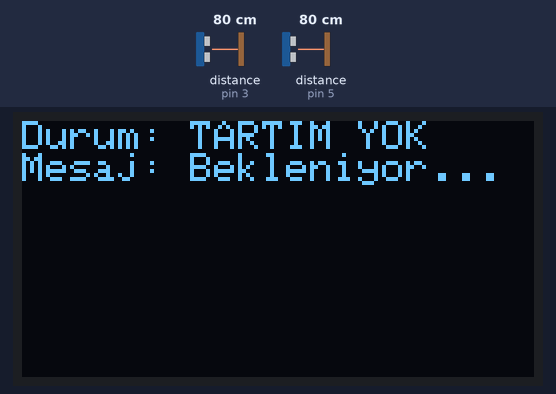
Recording of a sketch running on a simulated Arduino Uno, built with avr-gcc and run on an emulated ATmega328P. Parts: 128×64 one-colour display. Wiring (inferred from the names in the program): 2 × ultrasonic range finder: trigger pin 2, echo pin 3 / trigger pin 4, echo pin 5. The inputs (shaded band) are chosen by the test bench; at power-on: distance to the obstacle (sensors on pin 3, pin 5) 80 cm. The echo pulse lasts 58.3 µs per cm; what the sketch prints to the serial monitor is not drawn.

Above: at 1.2 s.
1.3 s: distance to the obstacle (sensor on pin 3) set to 18 cm
2.8 s: distance to the obstacle (sensor on pin 3) set to 14 cm
At 4.3 s:
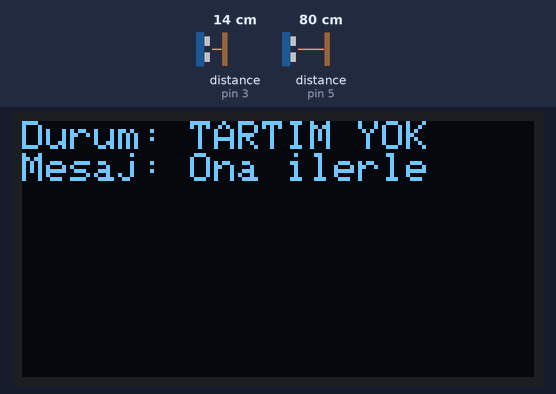
4.6 s: distance to the obstacle (sensor on pin 5) set to 2 cm
At 6.2 s:
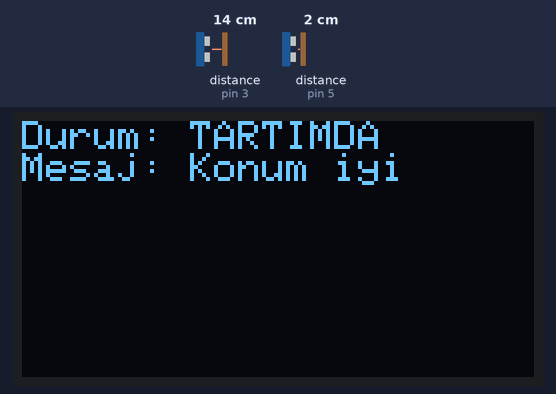
Timing chart, 0 to 7.7 s (numbered marks = the images above; inputs shaded):
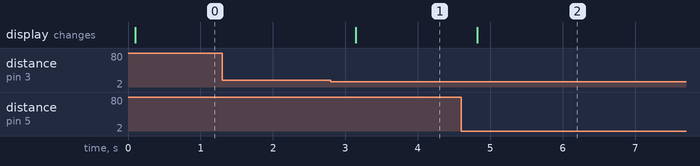

The sketch:

Tartim.ino
```cpp
#include <Wire.h>
#include <Adafruit_GFX.h>
#include <Adafruit_SSD1306.h>

#define OLED_WIDTH 128
#define OLED_HEIGHT 64
Adafruit_SSD1306 display(OLED_WIDTH, OLED_HEIGHT, &Wire, -1);

// HC-SR04 sensör pinleri
#define TRIG_ARKA 2
#define ECHO_ARKA 3
#define TRIG_ON 4
#define ECHO_ON 5

long mesafe_arka = 0;
long mesafe_on = 0;

String durum = "TARTIM YOK";
String mesaj = "Bekleniyor...";
String plaka = "---";
String kg = "---";

bool tartimda = false;
bool tartimBittiGosterildi = false;
unsigned long tartimBittiZaman = 0;

void setup() {
  Serial.begin(9600);
  pinMode(TRIG_ARKA, OUTPUT);
  pinMode(ECHO_ARKA, INPUT);
  pinMode(TRIG_ON, OUTPUT);
  pinMode(ECHO_ON, INPUT);

  display.begin(SSD1306_SWITCHCAPVCC, 0x3C);
  display.clearDisplay();
  display.setTextSize(1);
  display.setTextColor(SSD1306_WHITE);
  display.display();
}

long olc(int trigPin, int echoPin) {
  digitalWrite(trigPin, LOW);
  delayMicroseconds(5);
  digitalWrite(trigPin, HIGH);
  delayMicroseconds(10);
  digitalWrite(trigPin, LOW);
  long sure = pulseIn(echoPin, HIGH, 30000); // 30ms timeout
  if (sure == 0) return 999;
  return sure * 0.034 / 2;
}

void ekranaYaz() {
  display.clearDisplay();
  display.setCursor(0, 0);

  if (durum == "TARTIM BİTTİ") {
    display.println("Durum: TARTIM BİTTİ");
    display.println("Plaka: " + plaka);
    display.println("Agirlik: " + kg + " kg");
  } else {
    display.println("Durum: " + durum);
    display.println("Mesaj: " + mesaj);
  }

  display.display();
}

void loop() {
  // Önce gelen seri verisini oku
  if (Serial.available()) {
    String veri = Serial.readStringUntil('\n');
    veri.trim();

    if (veri.startsWith("DATA:")) {
      int ayirac = veri.indexOf('|');
      if (ayirac > 5) {
        plaka = veri.substring(5, ayirac);
        kg = veri.substring(ayirac + 1);
        durum = "TARTIM BİTTİ";
        tartimBittiZaman = millis();
        tartimBittiGosterildi = true;
        tartimda = false;
      }
    } else if (veri == "TARTIM_BITTI") {
      // Python tarafından tekrar yollandıysa
      durum = "TARTIM YOK";
      mesaj = "Bekleniyor...";
      plaka = "---";
      kg = "---";
      tartimda = false;
      tartimBittiGosterildi = false;
    }
  }

  // TARTIM BİTTİ ekranı 5 saniye gösterildiyse sıfırla
  if (durum == "TARTIM BİTTİ" && tartimBittiGosterildi && millis() - tartimBittiZaman > 5000) {
    durum = "TARTIM YOK";
    mesaj = "Bekleniyor...";
    plaka = "---";
    kg = "---";
    tartimBittiGosterildi = false;
  }

  // Tartımda değilsek mesafeye bak
  if (!tartimda && durum != "TARTIM BİTTİ") {
    mesafe_arka = olc(TRIG_ARKA, ECHO_ARKA);
    mesafe_on = olc(TRIG_ON, ECHO_ON);

    if (mesafe_arka < 15 && mesafe_on > 20) {
      mesaj = "Ona ilerle";
      durum = "TARTIM YOK";
    } else if (mesafe_on < 15 && mesafe_arka > 20) {
      mesaj = "Geri git";
      durum = "TARTIM YOK";
    } else if (mesafe_on < 15 && mesafe_arka < 15) {
      mesaj = "Konum iyi";
      durum = "TARTIMDA";
      tartimda = true;
      Serial.println("TARTIM");
    } else {
      mesaj = "Bekleniyor...";
      durum = "TARTIM YOK";
    }
  }

  ekranaYaz();
  delay(300);
}
```

Measured:
- the behaviour switches between 16 and 15 cm on distance to the obstacle (sensor on pin 3) (found by bisection; images 0 and 1)
- after the input at 1.3 s, every drawn part: stays the same
- after the input at 2.8 s, the display: changes after 0.34 s (image 1)
- after the input at 4.6 s, the display: changes after 0.22 s (image 2)
